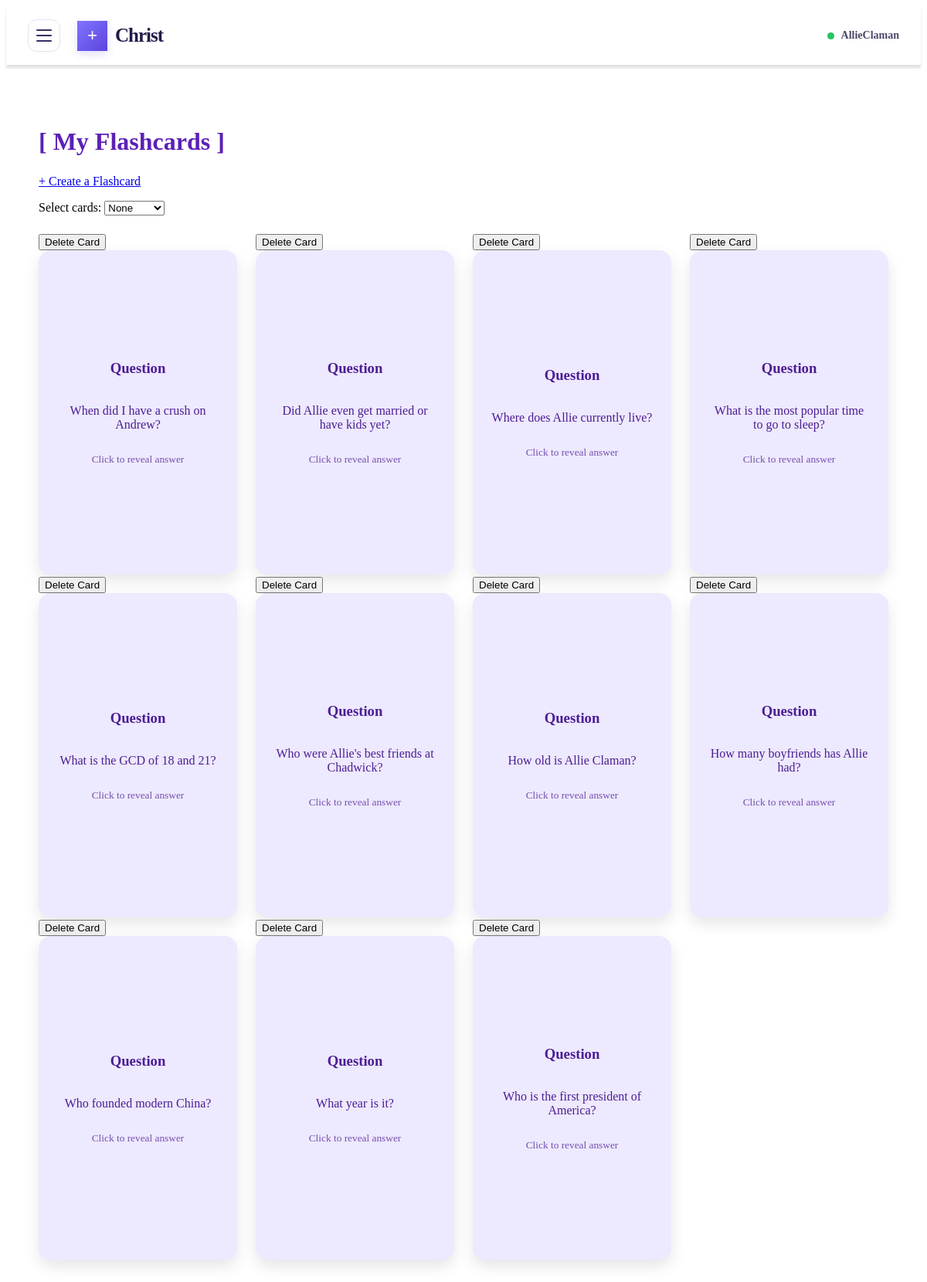
Page /cards/all (signed in) on the earlier database version.
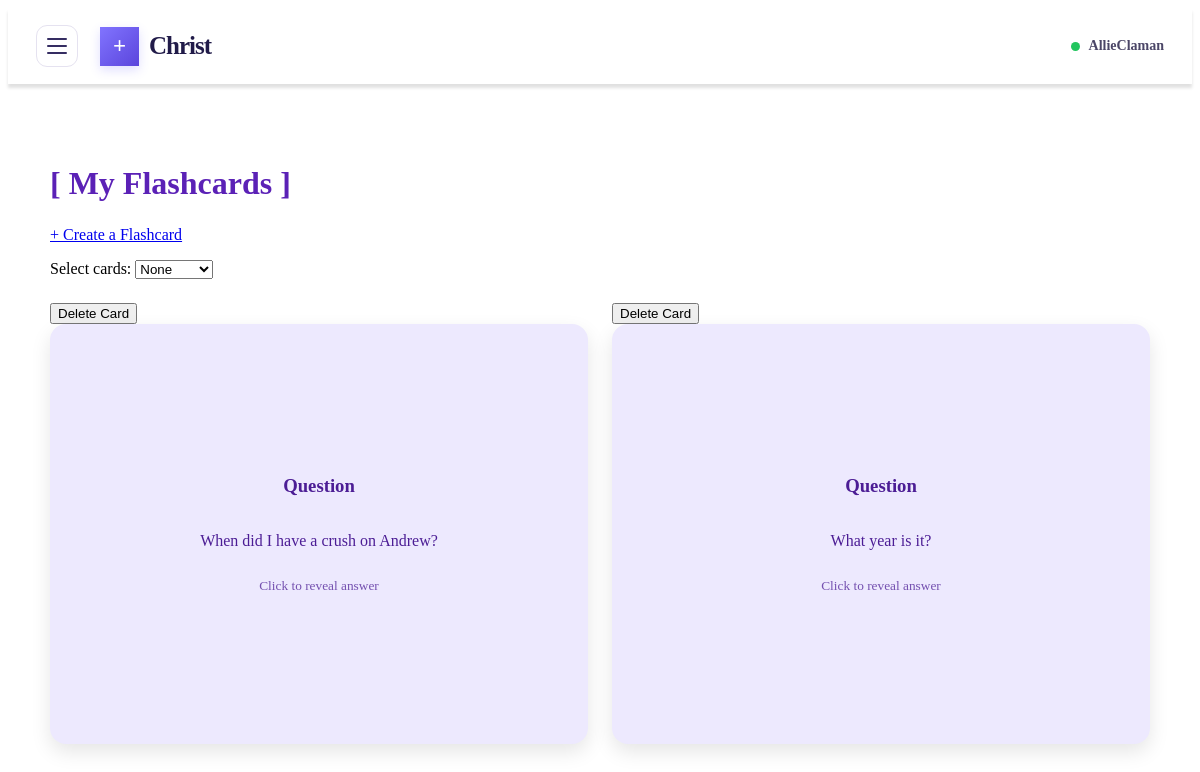
Same page on the later database version.
### papo_cito.py (models this page shows)
class Card(db.Model):
    __tablename__ = "cards"
    id = db.Column(db.Integer, primary_key=True)
    question = db.Column(db.String(200))
    answer = db.Column(db.Text)
    user_id = db.Column(db.Integer, db.ForeignKey("pot_users.id"), nullable=False)

### papo_cito.py (the view)
@app.route("/cards/all")
def all_cards():
    if "user_id" not in session:
        return redirect(url_for("login"))
    user_id = session["user_id"]
    user_cards = (
        Card.query
        .filter_by(user_id=user_id)
        .order_by(Card.id.asc())
        .all()
    )
    user_sets = (
        CardSet.query
        .filter_by(user_id=user_id)
        .order_by(CardSet.id.asc())
        .all()
    )
    return render_template(
        "cards.html",
        cards=user_cards,
        card_sets=user_sets
    )

### templates/cards.html (shortened to what this page needs)
{% extends "base.html" %}
{% block content %}
<div class="cards-page">
	<h1>[ My Flashcards ]</h1>
	<p>
		<a href="{{ url_for('create_card') }}">
			+ Create a Flashcard
		</a>
	</p>
	<form id="card-selection-form"
		method="POST"
		action="{{ url_for('add_cards_to_set') }}">
		<label for="selection-mode">Select cards:</label>
		<select id="selection-mode" name="selection_mode">
			<option value="NONE">None</option>
		</select>
	<div class="cards-grid">
		{% for card in cards %}
		<div class="card-item">
			<div class="flashcard" onclick="flipCard(this)">
			<form
			       	action="{{ url_for('delete_card', card_id=card.id) }}"
				method="POST"
				onsubmit="return confirm('Are you sure you want to delete this card?');"
				>
				<button type="submit" class="delete-button">
					Delete Card
				</button>
			</form>
				<div class="flashcard-inner">
					<div class="flashcard-front">
						<h3>Question</h3>
						<p>{{ card.question }}</p>
						<small>Click to reveal answer</small>
					</div>
					<div class="flashcard-back">
						<h3>Answer</h3>
						<p>{{ card.answer }}</p>
						<small>Click to return</small>
					</div>
				</div>
			</div>
		</div>
		{% else %}
			<p>You haven't created any flashcards yet.</p>
		{% endfor %}
	</div>
	</form>
</div>
{% endblock %}

### templates/base.html (shortened to what this page needs)
<!DOCTYPE html>
<html lang="en">
<head>
	<link rel="stylesheet" href="{{ url_for('static', filename='css/style.css') }}">
</head>
<body>
<nav class="topbar">
    <div class="topbar-left">
        <button
            type="button"
            class="menu-toggle"
            id="menu-toggle"
            aria-label="Open navigation menu"
            aria-controls="sidebar"
            aria-expanded="false"
        >
            <span></span>
            <span></span>
            <span></span>
        </button>
        <a class="brand" href="{{ url_for('home') }}">
            <span class="brand-icon">
                <span class="brand-symbol">+</span>
            </span>
            <span class="brand-name">Christ</span>
        </a>
    </div>
    {% if session.get("user_id") %}
        <div class="topbar-user">
            <span class="user-dot"></span>
            {{ session.get("user", "Student") }}
        </div>
    {% else %}
        <a class="topbar-login" href="{{ url_for('login') }}">Log in</a>
    {% endif %}
</nav>
<div class="main">
	{% block content %}
	{% endblock %}
</div>
</body>
</html>

### static/css/style.css (style rules this page uses)
.topbar { height: 76px; background: #ffffff; padding: 0 28px; display: flex; align-items: center; justify-content: space-between; gap: 20px; box-shadow: 0 4px 3px rgba(0, 0, 0, 0.12); position: sticky; top: 0; z-index: 1000; }
.topbar-left, .brand { display: flex; align-items: center; }
.topbar-left { gap: 22px; }
.brand { gap: 10px; color: #211b49; text-decoration: none; }
.brand-icon { width: 39px; height: 39px; display: grid; place-items: center; background: linear-gradient( 135deg, #8174ff, #5b45dc ); box-shadow: 0 4px 10px rgba( 99, 91, 255, 0.2); }
.brand-symbol { color: white; font-size: 23px; font-weight: 800; }
.brand-name { font-size: 25px; font-weight: 800; letter-spacing: -1px; }
.menu-toggle { width: 42px; height: 42px; padding: 10px; display:flex; flex-direction: column; justify-content: center; gap: 5px; background: transparent; border: 1px solid #e5e2f0; border-radius: 11px; cursor: pointer; }
.menu-toggle span { width: 20px; height: 2px; display: block; background: #352d62; border-radius: 4px; transition: transform 0.2s ease; }
.topbar-user { display: flex; align-items: center; gap: 9px; color: #4b4667; font-size: 14px; font-weight: 600; }
.user-dot { width: 9px; height: 9px; background: #22c55e; border-radius: 50%; }
.cards-page { max-width: 1100px; margin:40px auto; padding: 20px; }
.cards-page h1 { color: #5b21b6; margin-bottom: 24px; }
.cards-grid { display: grid; grid-template-columns: repeat(auto-fit, minmax(230px, 1fr)); gap: 24px; margin-top: 24px; }
.flashcard { height: 420px; perspective: 1000px; cursor: pointer; }
.flashcard-inner { position:relative; width: 100%; height: 100%; transition: transform 0.6s; transform-style: preserve-3d; }
.flashcard-front, .flashcard-back { position: absolute; inset: 0; padding: 24px; border-radius: 16px; box-sizing: border-box; display: flex; flex-direction: column; justify-content:center; align-items: center; text-align: center; backface-visibility: hidden; box-shadow: 0 8px 20px rgba(0, 0, 0, 0.10); overflow-wrap: anywhere; }
.flashcard-front { background: #ede9fe; color: #4c1d95; }
.flashcard-back { background: #5b21b6; color: white; transform:rotateY(180deg); }
.flashcard h3 { margin-top: 0; }
.flashcard p { white-space:pre-wrap; }
.flashcard small { margin-top: 12px; opacity:0.75; }
.card-item { display: flex; flex-direction: column; gap: 8px; }

Differences in the rows shown:
removed Card: question "Did Allie even get married or have kids yet?"
removed Card: question "Where does Allie currently live?"
removed Card: question "What is the most popular time to go to sleep?"
removed Card: question "What is the GCD of 18 and 21?"
removed Card: question "Who were Allie's best friends at Chadwick?"
removed Card: question "How old is Allie Claman?"
removed Card: question "How many boyfriends has Allie had?"
removed Card: question "Who founded modern China?"
removed Card: question "Who is the first president of America?"
